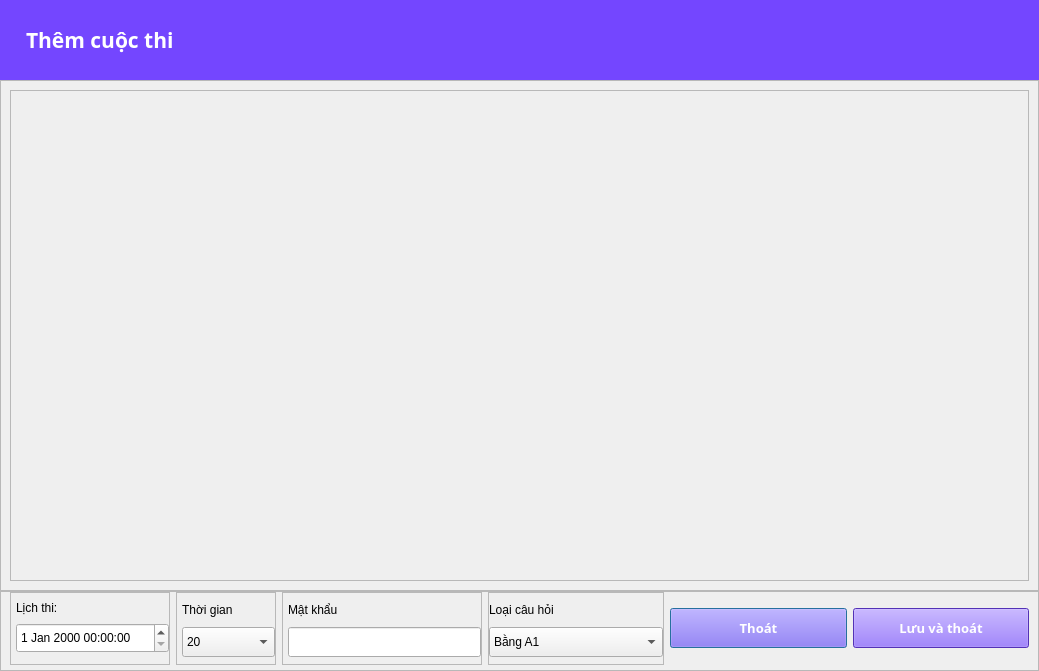
<?xml version="1.0" encoding="UTF-8"?>
<ui version="4.0">
 <class>ContestAdder</class>
 <widget class="QDialog" name="ContestAdder">
  <property name="geometry">
   <rect>
    <x>0</x>
    <y>0</y>
    <width>1039</width>
    <height>671</height>
   </rect>
  </property>
  <property name="windowTitle">
   <string>Dialog</string>
  </property>
  <layout class="QVBoxLayout" name="verticalLayout">
   <property name="spacing">
    <number>0</number>
   </property>
   <property name="leftMargin">
    <number>0</number>
   </property>
   <property name="topMargin">
    <number>0</number>
   </property>
   <property name="rightMargin">
    <number>0</number>
   </property>
   <property name="bottomMargin">
    <number>0</number>
   </property>
   <item>
    <widget class="QLabel" name="label">
     <property name="minimumSize">
      <size>
       <width>0</width>
       <height>80</height>
      </size>
     </property>
     <property name="maximumSize">
      <size>
       <width>16777215</width>
       <height>80</height>
      </size>
     </property>
     <property name="font">
      <font>
       <family>LMHDOC</family>
       <pointsize>16</pointsize>
       <weight>75</weight>
       <bold>true</bold>
      </font>
     </property>
     <property name="styleSheet">
      <string notr="true">background-color: #7446ff;
color: white;
padding-left: 20px;</string>
     </property>
     <property name="text">
      <string>Thêm cuộc thi</string>
     </property>
    </widget>
   </item>
   <item>
    <widget class="QFrame" name="frame01">
     <property name="frameShape">
      <enum>QFrame::StyledPanel</enum>
     </property>
     <property name="frameShadow">
      <enum>QFrame::Raised</enum>
     </property>
     <layout class="QVBoxLayout" name="verticalLayout_5">
      <item>
       <widget class="QScrollArea" name="scroll">
        <property name="widgetResizable">
         <bool>true</bool>
        </property>
        <widget class="QWidget" name="scrollAreaWidgetContents">
         <property name="geometry">
          <rect>
           <x>0</x>
           <y>0</y>
           <width>1013</width>
           <height>485</height>
          </rect>
         </property>
        </widget>
       </widget>
      </item>
     </layout>
    </widget>
   </item>
   <item>
    <widget class="QFrame" name="frame02">
     <property name="minimumSize">
      <size>
       <width>0</width>
       <height>80</height>
      </size>
     </property>
     <property name="maximumSize">
      <size>
       <width>16777215</width>
       <height>80</height>
      </size>
     </property>
     <property name="styleSheet">
      <string notr="true">QPushButton {
	background-color: #7446ff;
	color: white;
}</string>
     </property>
     <property name="frameShape">
      <enum>QFrame::StyledPanel</enum>
     </property>
     <property name="frameShadow">
      <enum>QFrame::Raised</enum>
     </property>
     <layout class="QHBoxLayout" name="horizontalLayout">
      <property name="topMargin">
       <number>0</number>
      </property>
      <property name="bottomMargin">
       <number>5</number>
      </property>
      <item>
       <widget class="QFrame" name="frame03">
        <property name="minimumSize">
         <size>
          <width>160</width>
          <height>0</height>
         </size>
        </property>
        <property name="maximumSize">
         <size>
          <width>160</width>
          <height>16777215</height>
         </size>
        </property>
        <property name="frameShape">
         <enum>QFrame::StyledPanel</enum>
        </property>
        <property name="frameShadow">
         <enum>QFrame::Raised</enum>
        </property>
        <layout class="QVBoxLayout" name="verticalLayout_2">
         <property name="spacing">
          <number>0</number>
         </property>
         <property name="leftMargin">
          <number>5</number>
         </property>
         <property name="topMargin">
          <number>0</number>
         </property>
         <property name="rightMargin">
          <number>0</number>
         </property>
         <property name="bottomMargin">
          <number>5</number>
         </property>
         <item>
          <widget class="QLabel" name="label01">
           <property name="minimumSize">
            <size>
             <width>0</width>
             <height>20</height>
            </size>
           </property>
           <property name="maximumSize">
            <size>
             <width>16777215</width>
             <height>20</height>
            </size>
           </property>
           <property name="text">
            <string>Lịch thi:</string>
           </property>
          </widget>
         </item>
         <item>
          <widget class="QDateTimeEdit" name="dateTimeEdit">
           <property name="sizePolicy">
            <sizepolicy hsizetype="Minimum" vsizetype="Preferred">
             <horstretch>0</horstretch>
             <verstretch>0</verstretch>
            </sizepolicy>
           </property>
           <property name="minimumSize">
            <size>
             <width>0</width>
             <height>30</height>
            </size>
           </property>
           <property name="maximumSize">
            <size>
             <width>16777215</width>
             <height>30</height>
            </size>
           </property>
          </widget>
         </item>
        </layout>
       </widget>
      </item>
      <item>
       <widget class="QFrame" name="frame04">
        <property name="minimumSize">
         <size>
          <width>100</width>
          <height>0</height>
         </size>
        </property>
        <property name="maximumSize">
         <size>
          <width>100</width>
          <height>16777215</height>
         </size>
        </property>
        <property name="frameShape">
         <enum>QFrame::StyledPanel</enum>
        </property>
        <property name="frameShadow">
         <enum>QFrame::Raised</enum>
        </property>
        <layout class="QVBoxLayout" name="verticalLayout_3">
         <property name="spacing">
          <number>0</number>
         </property>
         <property name="leftMargin">
          <number>5</number>
         </property>
         <property name="topMargin">
          <number>0</number>
         </property>
         <property name="rightMargin">
          <number>0</number>
         </property>
         <property name="bottomMargin">
          <number>0</number>
         </property>
         <item>
          <widget class="QLabel" name="label02">
           <property name="minimumSize">
            <size>
             <width>0</width>
             <height>20</height>
            </size>
           </property>
           <property name="maximumSize">
            <size>
             <width>16777215</width>
             <height>20</height>
            </size>
           </property>
           <property name="text">
            <string>Thời gian</string>
           </property>
          </widget>
         </item>
         <item>
          <widget class="QComboBox" name="comboBoxDuration">
           <property name="minimumSize">
            <size>
             <width>0</width>
             <height>30</height>
            </size>
           </property>
           <property name="maximumSize">
            <size>
             <width>16777215</width>
             <height>30</height>
            </size>
           </property>
           <item>
            <property name="text">
             <string>20</string>
            </property>
           </item>
           <item>
            <property name="text">
             <string>25</string>
            </property>
           </item>
           <item>
            <property name="text">
             <string>30</string>
            </property>
           </item>
          </widget>
         </item>
        </layout>
       </widget>
      </item>
      <item>
       <widget class="QFrame" name="frame05">
        <property name="minimumSize">
         <size>
          <width>200</width>
          <height>0</height>
         </size>
        </property>
        <property name="maximumSize">
         <size>
          <width>200</width>
          <height>16777215</height>
         </size>
        </property>
        <property name="frameShape">
         <enum>QFrame::StyledPanel</enum>
        </property>
        <property name="frameShadow">
         <enum>QFrame::Raised</enum>
        </property>
        <layout class="QVBoxLayout" name="verticalLayout_4">
         <property name="spacing">
          <number>0</number>
         </property>
         <property name="leftMargin">
          <number>5</number>
         </property>
         <property name="topMargin">
          <number>0</number>
         </property>
         <property name="rightMargin">
          <number>0</number>
         </property>
         <property name="bottomMargin">
          <number>0</number>
         </property>
         <item>
          <widget class="QLabel" name="label03">
           <property name="minimumSize">
            <size>
             <width>0</width>
             <height>20</height>
            </size>
           </property>
           <property name="maximumSize">
            <size>
             <width>16777215</width>
             <height>20</height>
            </size>
           </property>
           <property name="text">
            <string>Mật khẩu</string>
           </property>
          </widget>
         </item>
         <item>
          <widget class="QLineEdit" name="password">
           <property name="minimumSize">
            <size>
             <width>0</width>
             <height>30</height>
            </size>
           </property>
           <property name="maximumSize">
            <size>
             <width>16777215</width>
             <height>30</height>
            </size>
           </property>
          </widget>
         </item>
        </layout>
       </widget>
      </item>
      <item>
       <widget class="QFrame" name="frame">
        <property name="frameShape">
         <enum>QFrame::StyledPanel</enum>
        </property>
        <property name="frameShadow">
         <enum>QFrame::Raised</enum>
        </property>
        <layout class="QVBoxLayout" name="verticalLayout_6">
         <property name="spacing">
          <number>0</number>
         </property>
         <property name="leftMargin">
          <number>0</number>
         </property>
         <property name="topMargin">
          <number>0</number>
         </property>
         <property name="rightMargin">
          <number>0</number>
         </property>
         <property name="bottomMargin">
          <number>0</number>
         </property>
         <item>
          <widget class="QLabel" name="label04">
           <property name="minimumSize">
            <size>
             <width>0</width>
             <height>20</height>
            </size>
           </property>
           <property name="maximumSize">
            <size>
             <width>16777215</width>
             <height>20</height>
            </size>
           </property>
           <property name="text">
            <string>Loại câu hỏi</string>
           </property>
          </widget>
         </item>
         <item>
          <widget class="QComboBox" name="comboBoxType">
           <property name="minimumSize">
            <size>
             <width>0</width>
             <height>30</height>
            </size>
           </property>
           <property name="maximumSize">
            <size>
             <width>16777215</width>
             <height>30</height>
            </size>
           </property>
           <item>
            <property name="text">
             <string>Bằng A1</string>
            </property>
           </item>
           <item>
            <property name="text">
             <string>Bằng A2</string>
            </property>
           </item>
           <item>
            <property name="text">
             <string>Bằng A3</string>
            </property>
           </item>
           <item>
            <property name="text">
             <string>Bằng A4</string>
            </property>
           </item>
           <item>
            <property name="text">
             <string>Bằng B1</string>
            </property>
           </item>
           <item>
            <property name="text">
             <string>Bằng B2</string>
            </property>
           </item>
          </widget>
         </item>
        </layout>
       </widget>
      </item>
      <item>
       <widget class="QPushButton" name="quit">
        <property name="minimumSize">
         <size>
          <width>0</width>
          <height>40</height>
         </size>
        </property>
        <property name="maximumSize">
         <size>
          <width>16777215</width>
          <height>40</height>
         </size>
        </property>
        <property name="font">
         <font>
          <family>LMHGUI</family>
          <pointsize>10</pointsize>
          <weight>75</weight>
          <bold>true</bold>
         </font>
        </property>
        <property name="text">
         <string>Thoát</string>
        </property>
       </widget>
      </item>
      <item>
       <widget class="QPushButton" name="saveAndQuit">
        <property name="minimumSize">
         <size>
          <width>0</width>
          <height>40</height>
         </size>
        </property>
        <property name="maximumSize">
         <size>
          <width>16777215</width>
          <height>40</height>
         </size>
        </property>
        <property name="font">
         <font>
          <family>LMHGUI</family>
          <pointsize>10</pointsize>
          <weight>75</weight>
          <bold>true</bold>
         </font>
        </property>
        <property name="text">
         <string>Lưu và thoát</string>
        </property>
       </widget>
      </item>
     </layout>
    </widget>
   </item>
  </layout>
 </widget>
 <resources/>
 <connections/>
</ui>
